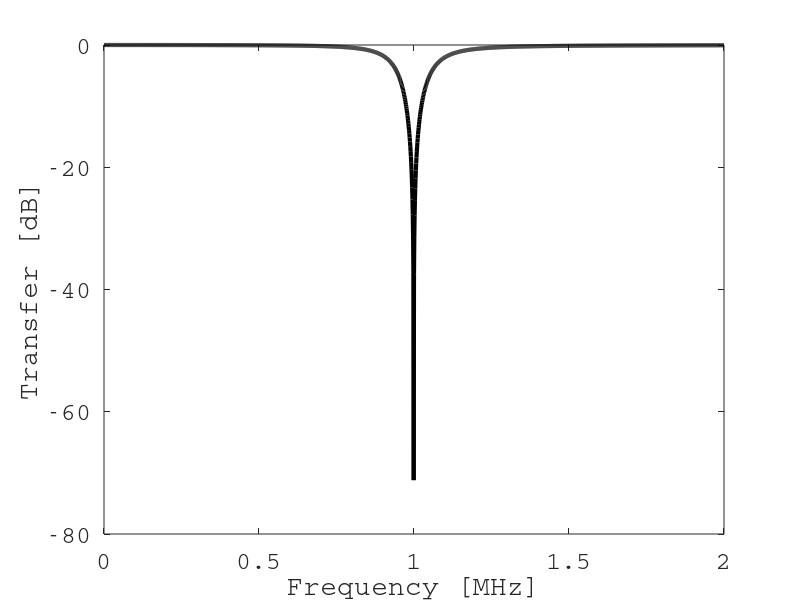

The MATLAB script that drew this image:
clear;
home;

R = 50.0; %Units: Ohms
C = 470.0e-12; %Units: Farads
L = 54.0e-6; %Units: Henries

omega_LC = 1.0/(sqrt(L*C));
tau = R*C;
omega = [0.0:1.0e3:2.0e6]*2.0*pi;
k = sqrt(1-(omega/omega_LC).^2);
d = k.^4+(omega*tau).^2;
x = k.^4;
y = k.^2.*omega*tau;
h = x./d - i*y./d;

plot(omega/2/pi/1e6,20*log10(abs(h)),'linewidth',3.0,'color','black')
set(gca(),'fontname','Courier','fontsize',18)
xlabel('Frequency [MHz]')
ylabel('Transfer [dB]')

%omega/2/pi/1e6,20*log10(h)